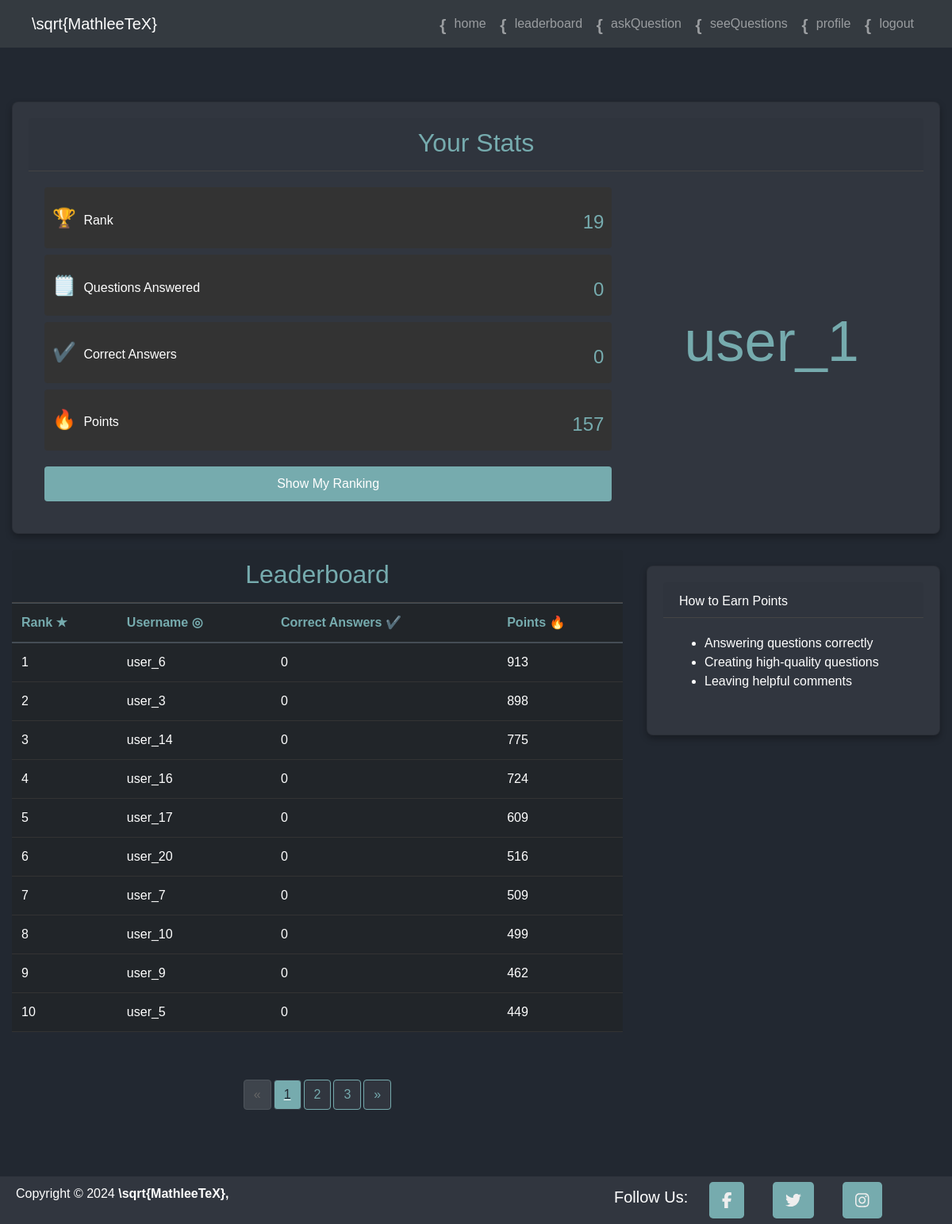
/leaderboard (signed in), run on the app's committed database.
### app/models.py (models this page shows, shortened)
class users(UserMixin, db.Model):
    user_id = db.Column(db.Integer, primary_key=True)
    username = db.Column(db.String, unique=True, nullable=False)
    email = db.Column(db.String, unique=True, nullable=False)
    password = db.Column(db.String, nullable=False)
    sign_up_date = db.Column(db.DateTime, default=datetime.utcnow)
    points = db.Column(db.Integer, default=0)
    @property
    def questions_answered_correctly(self):
        return user_answers.query.filter_by(user_id=self.user_id, is_correct=True).count()
    @property
    def total_questions_answered(self):
        return user_answers.query.filter_by(user_id=self.user_id).count()

### app/routes.py (the view, shortened to what this page needs)
@app.route('/leaderboard')
def leaderboard():
    page, per_page, offset = get_page_args(page_parameter='page', per_page_parameter='per_page')
    total = users.query.count()
    show_me = 'show_me' in request.args
    user_list = get_users(offset=offset, per_page=per_page)
    rank = None
    if current_user.is_authenticated and request.args.get('show_me'):
        rank = users.query.filter(users.points > current_user.points).count() + 1
        page = (rank - 1) // per_page + 1
        offset = (page - 1) * per_page
        user_list = get_users(offset=offset, per_page=per_page)
    pagination = Pagination(page=page, per_page=per_page, total=total)
    current_user_stats = None
    if current_user.is_authenticated:
        if rank is None:
            rank = users.query.filter(users.points > current_user.points).count() + 1
        current_user_stats = {
            'username': current_user.username,
            'points': current_user.points,
            'date_joined': current_user.sign_up_date.strftime('%Y-%m-%d'),
            'questions_answered_correctly': current_user.questions_answered_correctly,
            'total_questions_answered': current_user.total_questions_answered,
            'rank': rank
        }
    return render_template('leaderboard.html', users=user_list, page=page,
                           per_page=per_page, pagination=pagination, current_user_stats=current_user_stats)

### app/__init__.py (called while the page is built)
@login_manager.user_loader
def load_user(user_id):
    return models.users.query.get(int(user_id))

### app/routes.py (called while the page is built)
def get_users(offset=0, per_page=10):
    return users.query.order_by(users.points.desc()).slice(offset, offset + per_page).all()

### app/templates/leaderboard.html (shortened to what this page needs)
{% extends "katexscripts.html" %}
{% block body %}
<div class="container-fluid mt-5">
    <div class="row">
        {% if current_user.is_authenticated %}
        <div class="col-12 mb-4">
            <div class="card text-white">
                <div class="card-header">
                    <h2>Your Stats</h2>
                </div>
                <div class="card-body">
                    <div class="row">
                        <div class="col-md-8">
                            <div class="stat-container d-flex align-items-center justify-content-between mb-2">
                                <div>
                                    <span class="stat-icon">🏆</span>
                                    <span>Rank</span>
                                </div>
                                <h4>{{ current_user_stats.rank }}</h4>
                            </div>
                            <div class="stat-container d-flex align-items-center justify-content-between mb-2">
                                <div>
                                    <span class="stat-icon">🗒️</span>
                                    <span>Questions Answered</span>
                                </div>
                                <h4>{{ current_user_stats.total_questions_answered }}</h4>
                            </div>
                            <div class="stat-container d-flex align-items-center justify-content-between mb-2">
                                <div>
                                    <span class="stat-icon">✔️</span>
                                    <span>Correct Answers</span>
                                </div>
                                <h4>{{ current_user_stats.questions_answered_correctly }}</h4>
                            </div>
                            <div class="stat-container d-flex align-items-center justify-content-between mb-2">
                                <div>
                                    <span class="stat-icon">🔥</span>
                                    <span>Points</span>
                                </div>
                                <h4>{{ current_user_stats.points }}</h4>
                            </div>
                            {% if current_user_stats %}
                            <a href="{{ url_for('leaderboard', show_me=True) }}" class="start-button btn btn-info">Show My Ranking</a>
                            {% endif %}
                        </div>
                        <div class="col-md-4 d-flex align-items-center justify-content-center">
                            <div class="username-display text-center">
                                <h1 class="display-3">{{ current_user.username }}</h1>
                            </div>
                        </div>
                    </div>
                </div>
        </div>
        {% endif %}
        <div class="row">
        <div class="col-md-8">
            <div class="card-header">
                <h2>Leaderboard</h2>
              </div>
            <table class="table table-dark table-hover">
                <thead>
                    <tr>
                        <th scope="col">Rank ★</th>
                        <th scope="col">Username ◎</th>
                        <th scope="col">Correct Answers ✔️</th>
                        <th scope="col">Points 🔥</th>
                    </tr>
                </thead>
                <tbody>
                    {% for user in users %}
                    <tr class="{{ 'table-info' if current_user.is_authenticated and user.username == current_user.username }}">
                        <td>{{ loop.index + (page - 1) * per_page }}</td>
                        <td>{{ user.username }}</td>
                        <td>{{ user.questions_answered_correctly }}</td>
                        <td>{{ user.points }}</td>
                    </tr>
                    {% endfor %}
                </tbody>
            </table>
            <br>
            {% if pagination.total_pages > 1 %}
            <nav>
                {{ pagination.links }}
            </nav>
            {% endif %}
        </div>
        <div class="col-md-4">
            <div class="card  text-white">
                <div class="card-header">How to Earn Points</div>
                <div class="card-body">
                    <ul>
                        <li>Answering questions correctly</li>
                        <li>Creating high-quality questions</li>
                        <li>Leaving helpful comments</li>
                    </ul>
                </div>
            </div>
        </div>
        </div>
    </div>
</div>
{% endblock %}

### app/static/CSS/style.css (style rules this page uses)
body { margin: 0; padding-top: 60px; font-family: "Computer Modern Bright", sans-serif; background-color: #222831; color: #FFF; }

### data on the page
users: username "user_1"
users: username "user_6", questions_answered_correctly "0", points "913"
users: username "user_3", questions_answered_correctly "0", points "898"
users: username "user_14", questions_answered_correctly "0", points "775"
users: username "user_16", questions_answered_correctly "0", points "724"
users: username "user_17", questions_answered_correctly "0", points "609"
users: username "user_20", questions_answered_correctly "0", points "516"
users: username "user_7", questions_answered_correctly "0", points "509"
users: username "user_10", questions_answered_correctly "0", points "499"
users: username "user_9", questions_answered_correctly "0", points "462"
users: username "user_5", questions_answered_correctly "0", points "449"

### other printed values
{{ current_user_stats.rank }} "19"
{{ current_user_stats.total_questions_answered }} "0"
{{ current_user_stats.questions_answered_correctly }} "0"
{{ current_user_stats.points }} "157"
{{ pagination.links }} "« 1 2 3 »"
